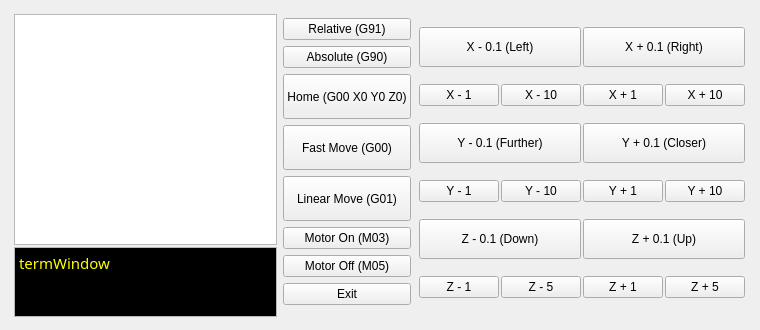
    <widget class="QWidget" name="tab_4">
     <attribute name="title">
      <string>Direct Control</string>
     </attribute>
     <widget class="QWidget" name="horizontalLayoutWidget_2">
      <property name="geometry">
       <rect>
        <x>10</x>
        <y>10</y>
        <width>741</width>
        <height>311</height>
       </rect>
      </property>
      <layout class="QHBoxLayout" name="horizontalLayout_6">
       <property name="spacing">
        <number>2</number>
       </property>
       <property name="margin">
        <number>2</number>
       </property>
       <item>
        <layout class="QVBoxLayout" name="verticalLayout_7">
         <property name="spacing">
          <number>2</number>
         </property>
         <property name="margin">
          <number>2</number>
         </property>
         <item>
          <widget class="QGraphicsView" name="graphicsView"/>
         </item>
         <item>
          <widget class="QTextEdit" name="termWindow_2">
           <property name="maximumSize">
            <size>
             <width>16777215</width>
             <height>70</height>
            </size>
           </property>
           <property name="palette">
            <palette>
             <active>
              <colorrole role="Text">
               <brush brushstyle="SolidPattern">
                <color alpha="255">
                 <red>255</red>
                 <green>255</green>
                 <blue>0</blue>
                </color>
               </brush>
              </colorrole>
              <colorrole role="Base">
               <brush brushstyle="SolidPattern">
                <color alpha="255">
                 <red>0</red>
                 <green>0</green>
                 <blue>0</blue>
                </color>
               </brush>
              </colorrole>
             </active>
             <inactive>
              <colorrole role="Text">
               <brush brushstyle="SolidPattern">
                <color alpha="255">
                 <red>255</red>
                 <green>255</green>
                 <blue>0</blue>
                </color>
               </brush>
              </colorrole>
              <colorrole role="Base">
               <brush brushstyle="SolidPattern">
                <color alpha="255">
                 <red>0</red>
                 <green>0</green>
                 <blue>0</blue>
                </color>
               </brush>
              </colorrole>
             </inactive>
             <disabled>
              <colorrole role="Text">
               <brush brushstyle="SolidPattern">
                <color alpha="255">
                 <red>120</red>
                 <green>120</green>
                 <blue>120</blue>
                </color>
               </brush>
              </colorrole>
              <colorrole role="Base">
               <brush brushstyle="SolidPattern">
                <color alpha="255">
                 <red>240</red>
                 <green>240</green>
                 <blue>240</blue>
                </color>
               </brush>
              </colorrole>
             </disabled>
            </palette>
           </property>
           <property name="font">
            <font>
             <family>Terminal_Hex</family>
             <pointsize>8</pointsize>
             <weight>50</weight>
             <bold>false</bold>
            </font>
           </property>
           <property name="cursor" stdset="0">
            <cursorShape>ArrowCursor</cursorShape>
           </property>
           <property name="mouseTracking">
            <bool>true</bool>
           </property>
           <property name="focusPolicy">
            <enum>Qt::NoFocus</enum>
           </property>
           <property name="acceptDrops">
            <bool>false</bool>
           </property>
           <property name="frameShadow">
            <enum>QFrame::Plain</enum>
           </property>
           <property name="verticalScrollBarPolicy">
            <enum>Qt::ScrollBarAlwaysOff</enum>
           </property>
           <property name="horizontalScrollBarPolicy">
            <enum>Qt::ScrollBarAlwaysOff</enum>
           </property>
           <property name="lineWrapMode">
            <enum>QTextEdit::NoWrap</enum>
           </property>
           <property name="readOnly">
            <bool>true</bool>
           </property>
           <property name="html">
            <string>&lt;!DOCTYPE HTML PUBLIC &quot;-//W3C//DTD HTML 4.0//EN&quot; &quot;http://www.w3.org/TR/REC-html40/strict.dtd&quot;&gt;
&lt;html&gt;&lt;head&gt;&lt;meta name=&quot;qrichtext&quot; content=&quot;1&quot; /&gt;&lt;style type=&quot;text/css&quot;&gt;
p, li { white-space: pre-wrap; }
&lt;/style&gt;&lt;/head&gt;&lt;body style=&quot; font-family:'Terminal_Hex'; font-size:8pt; font-weight:400; font-style:normal;&quot;&gt;
&lt;p style=&quot; margin-top:0px; margin-bottom:0px; margin-left:0px; margin-right:0px; -qt-block-indent:0; text-indent:0px;&quot;&gt;&lt;span style=&quot; font-size:11pt;&quot;&gt;termWindow&lt;/span&gt;&lt;/p&gt;&lt;/body&gt;&lt;/html&gt;</string>
           </property>
           <property name="textInteractionFlags">
            <set>Qt::NoTextInteraction</set>
           </property>
          </widget>
         </item>
        </layout>
       </item>
       <item>
        <layout class="QVBoxLayout" name="verticalLayout_8">
         <property name="spacing">
          <number>2</number>
         </property>
         <property name="margin">
          <number>2</number>
         </property>
         <item>
          <widget class="QPushButton" name="go_g91">
           <property name="text">
            <string>Relative (G91)</string>
           </property>
          </widget>
         </item>
         <item>
          <widget class="QPushButton" name="go_g90">
           <property name="text">
            <string>Absolute (G90)</string>
           </property>
          </widget>
         </item>
         <item>
          <widget class="QPushButton" name="go_g00home">
           <property name="minimumSize">
            <size>
             <width>0</width>
             <height>45</height>
            </size>
           </property>
           <property name="text">
            <string>Home (G00 X0 Y0 Z0)</string>
           </property>
          </widget>
         </item>
         <item>
          <widget class="QPushButton" name="go_g00">
           <property name="minimumSize">
            <size>
             <width>0</width>
             <height>45</height>
            </size>
           </property>
           <property name="text">
            <string>Fast Move (G00)</string>
           </property>
          </widget>
         </item>
         <item>
          <widget class="QPushButton" name="go_g01">
           <property name="minimumSize">
            <size>
             <width>0</width>
             <height>45</height>
            </size>
           </property>
           <property name="text">
            <string>Linear Move (G01)</string>
           </property>
          </widget>
         </item>
         <item>
          <widget class="QPushButton" name="go_m03">
           <property name="text">
            <string>Motor On (M03)</string>
           </property>
          </widget>
         </item>
         <item>
          <widget class="QPushButton" name="go_m05">
           <property name="text">
            <string>Motor Off (M05)</string>
           </property>
          </widget>
         </item>
         <item>
          <widget class="QPushButton" name="exitButton3">
           <property name="text">
            <string>Exit</string>
           </property>
          </widget>
         </item>
        </layout>
       </item>
       <item>
        <layout class="QVBoxLayout" name="verticalLayout_6">
         <property name="spacing">
          <number>2</number>
         </property>
         <property name="margin">
          <number>2</number>
         </property>
         <item>
          <layout class="QHBoxLayout" name="horizontalLayout_7">
           <property name="spacing">
            <number>2</number>
           </property>
           <property name="margin">
            <number>2</number>
           </property>
           <item>
            <widget class="QPushButton" name="go_m_x01">
             <property name="sizePolicy">
              <sizepolicy hsizetype="Minimum" vsizetype="Fixed">
               <horstretch>0</horstretch>
               <verstretch>0</verstretch>
              </sizepolicy>
             </property>
             <property name="minimumSize">
              <size>
               <width>0</width>
               <height>40</height>
              </size>
             </property>
             <property name="text">
              <string>X - 0.1 (Left)</string>
             </property>
            </widget>
           </item>
           <item>
            <widget class="QPushButton" name="go_p_x01">
             <property name="minimumSize">
              <size>
               <width>0</width>
               <height>40</height>
              </size>
             </property>
             <property name="text">
              <string>X + 0.1 (Right)</string>
             </property>
            </widget>
           </item>
          </layout>
         </item>
         <item>
          <layout class="QHBoxLayout" name="horizontalLayout_8">
           <property name="spacing">
            <number>2</number>
           </property>
           <property name="margin">
            <number>2</number>
           </property>
           <item>
            <widget class="QPushButton" name="go_m_x1">
             <property name="text">
              <string>X - 1</string>
             </property>
            </widget>
           </item>
           <item>
            <widget class="QPushButton" name="go_m_x10">
             <property name="text">
              <string>X - 10</string>
             </property>
            </widget>
           </item>
           <item>
            <widget class="QPushButton" name="go_p_x1">
             <property name="text">
              <string>X + 1</string>
             </property>
            </widget>
           </item>
           <item>
            <widget class="QPushButton" name="go_p_x10">
             <property name="text">
              <string>X + 10</string>
             </property>
            </widget>
           </item>
          </layout>
         </item>
         <item>
          <layout class="QHBoxLayout" name="horizontalLayout_9">
           <property name="spacing">
            <number>2</number>
           </property>
           <property name="margin">
            <number>2</number>
           </property>
           <item>
            <widget class="QPushButton" name="go_m_y01">
             <property name="sizePolicy">
              <sizepolicy hsizetype="Minimum" vsizetype="Fixed">
               <horstretch>0</horstretch>
               <verstretch>0</verstretch>
              </sizepolicy>
             </property>
             <property name="minimumSize">
              <size>
               <width>0</width>
               <height>40</height>
              </size>
             </property>
             <property name="text">
              <string>Y - 0.1 (Further)</string>
             </property>
            </widget>
           </item>
           <item>
            <widget class="QPushButton" name="go_p_y01">
             <property name="minimumSize">
              <size>
               <width>0</width>
               <height>40</height>
              </size>
             </property>
             <property name="text">
              <string>Y + 0.1 (Closer)</string>
             </property>
            </widget>
           </item>
          </layout>
         </item>
         <item>
          <layout class="QHBoxLayout" name="horizontalLayout_10">
           <property name="spacing">
            <number>2</number>
           </property>
           <property name="margin">
            <number>2</number>
           </property>
           <item>
            <widget class="QPushButton" name="go_m_y1">
             <property name="text">
              <string>Y - 1</string>
             </property>
            </widget>
           </item>
           <item>
            <widget class="QPushButton" name="go_m_y10">
             <property name="text">
              <string>Y - 10</string>
             </property>
            </widget>
           </item>
           <item>
            <widget class="QPushButton" name="go_p_y1">
             <property name="text">
              <string>Y + 1</string>
             </property>
            </widget>
           </item>
           <item>
            <widget class="QPushButton" name="go_p_y10">
             <property name="text">
              <string>Y + 10</string>
             </property>
            </widget>
           </item>
          </layout>
         </item>
         <item>
          <layout class="QHBoxLayout" name="horizontalLayout_12">
           <property name="spacing">
            <number>2</number>
           </property>
           <property name="margin">
            <number>2</number>
           </property>
           <item>
            <widget class="QPushButton" name="go_m_z01">
             <property name="sizePolicy">
              <sizepolicy hsizetype="Minimum" vsizetype="Fixed">
               <horstretch>0</horstretch>
               <verstretch>0</verstretch>
              </sizepolicy>
             </property>
             <property name="minimumSize">
              <size>
               <width>0</width>
               <height>40</height>
              </size>
             </property>
             <property name="text">
              <string>Z - 0.1 (Down)</string>
             </property>
            </widget>
           </item>
           <item>
            <widget class="QPushButton" name="go_p_z01">
             <property name="minimumSize">
              <size>
               <width>0</width>
               <height>40</height>
              </size>
             </property>
             <property name="text">
              <string>Z + 0.1 (Up)</string>
             </property>
            </widget>
           </item>
          </layout>
         </item>
         <item>
          <layout class="QHBoxLayout" name="horizontalLayout_11">
           <property name="spacing">
            <number>2</number>
           </property>
           <property name="margin">
            <number>2</number>
           </property>
           <item>
            <widget class="QPushButton" name="go_m_z1">
             <property name="text">
              <string>Z - 1</string>
             </property>
            </widget>
           </item>
           <item>
            <widget class="QPushButton" name="go_m_z5">
             <property name="text">
              <string>Z - 5</string>
             </property>
            </widget>
           </item>
           <item>
            <widget class="QPushButton" name="go_p_z1">
             <property name="text">
              <string>Z + 1</string>
             </property>
            </widget>
           </item>
           <item>
            <widget class="QPushButton" name="go_p_z5">
             <property name="text">
              <string>Z + 5</string>
             </property>
            </widget>
           </item>
          </layout>
         </item>
        </layout>
       </item>
      </layout>
     </widget>
    </widget>
